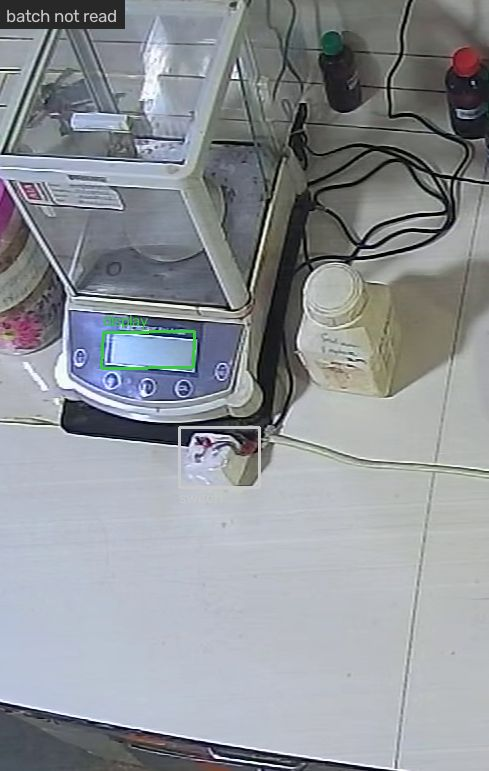
#> input picture data/live/left/live.jpg, 489 x 771 px
$ python select_crop.py ../data/live/left/live.jpg   (older library calls are emulated)
#> lines starting #> are read from the running program, lines starting #| are printed output that depends on the picture; after the words box and inside, x2 and y2 are one past the last pixel; in counts of white or black regions, pixels touching at a corner belong together
#> further down, frame is the input picture: shape (771, 489, 3); mean B, G, R 152.3, 147.5, 143.5
### app/recorder.py
"""Live Balance v2 recorder: each balance's weight (balance.SCALES), read once per switch press.

Started by run.py (live-balance-start.bat); on its own: python app/recorder.py [--window].
Writes every press to that balance's press log (Scale.press_csv, e.g. data/presses.csv)
and a live picture + status to data/live/<balance>/.

Threaded RTSP reader holds only the latest frame (no OpenCV buffer lag) and reconnects
on failure. Every frame is stretched to 1920 wide, camera height kept, like v1.
The switch LED is checked on every frame; the frame it lights up on is the one read.
"""
from __future__ import annotations

import argparse
import csv
import json
import logging
import os
import re
import threading
import time
from collections import deque
from datetime import datetime
from pathlib import Path

import cv2
import numpy as np
from dotenv import load_dotenv

import balance
import batch

ROOT = Path(__file__).resolve().parents[1]  # project folder (this file is in app/)

# Same camera settings as v1 config/config.yaml
TRANSPORT = "tcp"           # tcp is more reliable than udp for most NVRs
RECONNECT_DELAY_SEC = 5.0
TIMEOUT_SEC = 10.0
FRAME_WIDTH = 1920          # camera stream is 960 wide; stretched to 1920 like v1
FRAME_HEIGHT = None         # None keeps the camera's own height
PRESS_FIELDS = ["press_time", "batch", "weight", "unit", "status", "read_time"]
# Live picture + status for the batch page's Live panel, refreshed this often.
LIVE_EVERY_SEC = 1.0
# Display unreadable on the press frame (e.g. a hand in front): keep trying later
# frames this long. Below the 2 s press gap, so presses never overlap.
PRESS_TIMEOUT_SEC = 1.5
# Camera frames kept for the main loop while it is busy (~3 s at 15 fps); beyond that the
# PC is overloaded and the oldest are dropped rather than the loop falling ever further behind.
FRAME_QUEUE = 45

PLACEHOLDER_URL = "rtsp://username:password@192.168.1.100:554/Streaming/Channels/101"

log = logging.getLogger("live_balance_v2")


def mask_url(url: str) -> str:
    """Hide the user:password part of an RTSP URL for logging."""
    return re.sub(r"(://)[^@/]*@", r"\1***@", url)


def normalize_frame(frame: np.ndarray, width: int | None = FRAME_WIDTH,
                    height: int | None = FRAME_HEIGHT) -> np.ndarray:
    """Resize to (width, height) with Lanczos. None keeps that dimension unchanged."""
#> called with width = 1920
    h, w = frame.shape[:2]
#> h = 771; w = 489
    new_w, new_h = width or w, height or h
#> new_w = 1920; new_h = 771
    if (new_w, new_h) == (w, h):
        return frame
    return cv2.resize(frame, (new_w, new_h), interpolation=cv2.INTER_LANCZOS4)
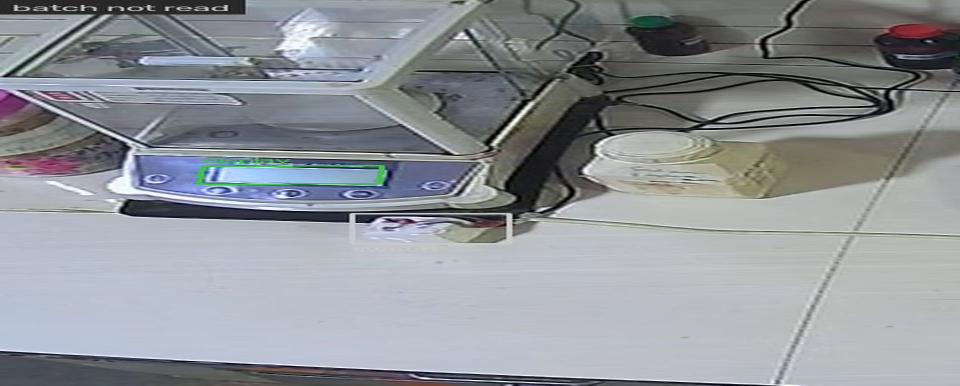
#> returned value: shape (771, 1920, 3) (shown at 1/2 size); mean of channels 0, 1, 2 152.3, 147.5, 143.5; drawn as B, G, R


class RTSPStream:
    # [79 lines left out: functions __init__, start, _open, _run, read, read_new and 1 more, not called in this run]

    def __enter__(self):
        return self.start()

    def __exit__(self, *exc):
        self.stop()


class PressReader:
    """One weight per switch press: read on the frame the LED lights up on, or the
    first readable frame after it within PRESS_TIMEOUT_SEC."""

    # [111 lines left out: functions __init__, update, write_press, upgrade_press_csv, draw_batch, live_view and 1 more, not called in this run]


class LiveWriter(threading.Thread):
    """Writes the live files off the main loop. Seen live (30-10-2026): one Windows rename
    of live.jpg hung for good inside the OS and froze press recording for 50 min. Now a
    hung write only stalls the live view; each balance's newest update replaces any older
    one still waiting, so nothing piles up. run.py restarts a recorder whose live view stalls."""

    # [37 lines left out: functions __init__, submit, run, _write_whole, not called in this run]


class Station:
    """One balance's recorder state: press reader, batch sheet watcher, crop, last press."""

    # [80 lines left out: functions __init__, update, publish, main, not called in this run]


# [2 lines that do not run on import are left out]

### app/balance.py
"""The balances in the camera view (SCALES): switch LED press detection and
seven-segment display reading.

Ported from Live Balance v1 (press/led_watch.py, roi/register.py, ocr/seven_segment.py,
ocr/nearby.py, preprocess/image_ops.py) with v1's left- and centre-balance calibration.
All coordinates are in the 1920-wide normalized frame.
"""
from __future__ import annotations

import json
import logging
import time
from collections import Counter
from dataclasses import dataclass, field
from pathlib import Path

import cv2
import numpy as np

log = logging.getLogger(__name__)
ROOT = Path(__file__).resolve().parents[1]  # project folder (this file is in app/)

UNIT = "g"
MINUS_FRACTION = 0.2    # fullest row of the minus zone at least this inked = negative reading (measured: 0.00 vs >= 0.38)
LED_WINDOW = (80, 60)   # px searched around the LED (tolerates the switch box moving a bit)


@dataclass(frozen=True)
class Scale:
    """One balance: its calibration (in coordinates of its reference frame, the picture
    the display ROI and digit layout were fitted on) and its files. Centre keeps the unsuffixed file names from before
    there was more than one balance."""
    key: str                # in URLs and file names
    name: str
    balance_id: str         # label on the balance, printed on every sheet
    roi: tuple[int, int, int, int]       # display x, y, w, h
    slant: float
    digit_box: tuple[float, float, float, float]  # x0, x1, y0, y1 as fractions of the ROI after deslant
    tilt: float
    led_v1: tuple[int, int]  # push-button LED until calibrated with tools/select_crop.py
    crop_v1: tuple[int, int, int, int]  # live view + batch sheet area (x, y, w, h) until selected
    search: int = 70        # max shift searched for the display, px each way
    digits: int = 6         # digit positions on the display
    decimals: int = 3
    capacity: float = 300   # g; a higher reading must be a misread and is dropped
    minus: tuple[float, float, float, float] | None = None  # minus sign zone (x0, x1, y0, y1 of the ROI)
    suffix: str = ""
    reference: str = "reference.jpg"  # in config/; v1's frame unless refitted on a newer one
    small_sheet: bool = False  # batch number small/far in the camera's view: batch.BatchReader.read
    led: tuple[int, int] = field(init=False)

    def __post_init__(self):
        f = self.led_file
        object.__setattr__(self, "led", tuple(json.loads(f.read_text())["ref"]) if f.exists() else self.led_v1)

    @property
    def reference_frame(self) -> Path: return ROOT / "config" / self.reference
    @property
    def crop_file(self) -> Path: return ROOT / "config" / f"crop{self.suffix}.json"
    @property
    def led_file(self) -> Path: return ROOT / "config" / f"led{self.suffix}.json"
    def load_crop(self) -> tuple[int, int, int, int]:
        """Crop from crop_file (tools/select_crop.py), else crop_v1."""
        if not self.crop_file.exists():
            return self.crop_v1
        c = json.loads(self.crop_file.read_text(encoding="utf-8"))
        return c["x"], c["y"], c["w"], c["h"]

    @property
    def press_csv(self) -> Path: return ROOT / "data" / f"presses{self.suffix}.csv"
    @property
    def deleted_csv(self) -> Path: return ROOT / "data" / f"deleted_presses{self.suffix}.csv"
    @property
    def live_dir(self) -> Path: return ROOT / "data" / "live" / self.key


SCALES = {s.key: s for s in [
    # v1 scale_1. Since v1 the balance sits ~105 px higher and turned 3.5 deg: wider search.
    Scale("left", "Left", "ADR/QC/AB/001", (333, 632, 98, 38), 0.1, (0.14, 0.89, 0.21, 0.83), 0.16,
          (545, 684), (230, 170, 545, 790), search=130, suffix="_left"),
    Scale("centre", "Centre", "ADR/QC/AB/002", (914, 646, 103, 47), 0.16, (0.1, 0.87, 0.13, 0.73), 0.12,
          (955, 734), (820, 190, 380, 600)),
    # 0.0000 .. 199.9999 g. v1's scale_3 calibration no longer fitted (moved ~(-145, -90) px,
    # read 0.0088 for 0.0089), so refitted on 7 frames of 29-10-2026 (0.0089, 0.0000, -0.0003..-0.0005).
    # Re-fitted 31-10-2026 on a new reference after the balance was moved (68 px, 2.2 deg): at the
    # old fit the wide-angle lens made the tens "1" fall outside its cell (14.5121 read 4.5121).
    Scale("right", "Right", "ADR/QC/AB/003", (1289, 673, 120, 48), 0.255, (0.1, 0.965, 0.18, 0.7), 0.075,
          (1267, 793), (1260, 220, 480, 620), digits=7, decimals=4, capacity=200,
          minus=(0.05, 0.12, 0.22, 0.45), suffix="_right", reference="reference_right.jpg", small_sheet=True),
]}
DEFAULT = "centre"

# --- switch LED ------------------------------------------------------------


# [17 lines left out: functions red_pixels, led_centre, not called in this run]


def led_patch(frame: np.ndarray, scale: Scale, warp: np.ndarray | None = None) -> np.ndarray:
    (x, y), (w, h) = led_centre(scale, warp), LED_WINDOW
    return frame[max(0, y - h // 2):y + h // 2, max(0, x - w // 2):x + w // 2]


class PressDetector:
    """Turns a stream of red-pixel counts into press events, with on/off hysteresis."""

    # [15 lines left out: functions __init__, update, not called in this run]

# --- follow a moved balance --------------------------------------------------
# Balances get nudged often (shifted, turned, slid along the bench), while the digit
# layout only fits within ~1 px. So each read, the reference's edge map around the
# display (buttons, logo, panel outline) is found in the frame: coarse rotate+slide,
# then affine ECC; the display is resampled back into reference coordinates.
# v1 measured on frames moved +-50 px / +-5 deg: read 117 / rejected 7 / wrong 0 of 124.

PAD_X, PAD_Y = 60, 40   # face context around the ROI used for matching
ANGLES = np.arange(-6.0, 6.01, 1.0)
MIN_SCORE = 0.4         # below this the match is not trusted (display blocked / gone)
PATCH_PAD = 6           # margin kept around the ROI in the aligned patch
# Each search is centred on the last placement found (balances creep further over days than
# any one search reaches: seen live 147 px). Lost: also around the reference, this far, at
# most every WIDE_EVERY_SEC (it is ~2x slower; a hand over the display must not stall the loop).
WIDE_SEARCH = 250
WIDE_EVERY_SEC = 2.0


# [4 lines left out: function _edges, not called in this run]


def _h(m: np.ndarray) -> np.ndarray:
    return np.vstack([m, [0, 0, 1]]).astype(np.float64)


def _translate(x: float, y: float) -> np.ndarray:
    return np.array([[1, 0, x], [0, 1, y], [0, 0, 1]], np.float64)


class Registrar:
    """Reference edge template of one balance and its last known placement."""

    # [81 lines left out: functions __init__, find, align, describe, _log_move, not called in this run]

# --- seven-segment display ---------------------------------------------------

#            a  b  c  d  e  f  g
SEGMENTS = {
    (1, 1, 1, 1, 1, 1, 0): "0",
    (0, 1, 1, 0, 0, 0, 0): "1",
    (1, 1, 0, 1, 1, 0, 1): "2",
    (1, 1, 1, 1, 0, 0, 1): "3",
    (0, 1, 1, 0, 0, 1, 1): "4",
    (1, 0, 1, 1, 0, 1, 1): "5",
    (1, 0, 1, 1, 1, 1, 1): "6",
    (0, 0, 1, 1, 1, 1, 1): "6",  # 6 without top bar
    (1, 1, 1, 0, 0, 0, 0): "7",
    (1, 1, 1, 0, 0, 1, 0): "7",  # 7 with left post
    (1, 1, 1, 1, 1, 1, 1): "8",
    (1, 1, 1, 1, 0, 1, 1): "9",
    (1, 1, 1, 0, 0, 1, 1): "9",  # 9 without bottom bar
}
# Segment sampling zones as (x0, x1, y0, y1) fractions of the digit cell.
ZONES = {
    "a": (0.35, 0.65, 0.00, 0.25),
    "b": (0.65, 1.00, 0.12, 0.45),
    "c": (0.65, 1.00, 0.55, 0.88),
    "d": (0.35, 0.65, 0.75, 1.00),
    "e": (0.00, 0.35, 0.55, 0.88),
    "f": (0.00, 0.35, 0.12, 0.45),
    "g": (0.35, 0.65, 0.35, 0.65),
}
ON_FRACTION = 0.25     # share of a zone that must be ink for the segment to be on
# A lit horizontal bar fills at least one whole row of its narrow zone; stroke ends,
# blur or the inside of a "0" never do (averaging made 0/8 and 1/7 too close to call).
HORIZONTAL = ("a", "d", "g")
BAR_FRACTION = 0.75    # share of the fullest row in a horizontal zone that must be ink
BLANK_FRACTION = 0.03  # a cell with less ink than this is an unlit leading digit
UPSCALE = 4.0
_THRESHOLDS = np.array([BAR_FRACTION if k in HORIZONTAL else ON_FRACTION for k in ZONES])


# [91 lines left out: functions prepare_display, digit_cells, read_cell, read_at, read_weight, not called in this run]

### tools/select_crop.py
"""Set up one balance's view: its crop (config/crop[_left].json) and switch LED (config/led[_left].json).

Usage:  python tools/select_crop.py left                 # grab a frame from the camera
        python tools/select_crop.py left path/to/img.png # use a saved 1920-wide frame
        (balance: left, centre or right; centre if left out)
Step 1: drag a box around the balance, its switch and the batch sheet;
        ENTER/SPACE saves, C keeps the current crop.
Step 2: click the switch LED; ENTER saves, ESC keeps the current LED.
The LED is saved relative to where the balance was in the reference frame, so it keeps
following the balance when the camera or the bench moves afterwards.
"""
import json
import os
import sys
import time
from pathlib import Path

ROOT = Path(__file__).resolve().parents[1]
sys.path.insert(0, str(ROOT / "app"))

import cv2
import numpy as np
from dotenv import load_dotenv

import balance
from recorder import RTSPStream, normalize_frame

args = sys.argv[1:]
if args and args[0] in balance.SCALES:
    scale = balance.SCALES[args.pop(0)]
elif args and not Path(args[0]).exists():
    sys.exit(f"Unknown balance {args[0]!r}: use one of {', '.join(balance.SCALES)}")
else:
    scale = balance.SCALES[balance.DEFAULT]
print(f"Setting up the {scale.name} balance ({scale.balance_id})")
if args:
    frame = cv2.imread(args[0])
else:
    load_dotenv(ROOT / ".env")
    with RTSPStream(os.getenv("LIVE_BALANCE_RTSP_URL", "")) as stream:
        frame = None
        for _ in range(100):
            frame, _ = stream.read()
            if frame is not None:
                break
            time.sleep(0.2)
if frame is None:
    sys.exit("Could not get a frame.")
# Everything is stored in normalized-frame coordinates, same as the recorder works in.
frame = normalize_frame(frame)

# --- step 1: crop --------------------------------------------------------------
shown = frame.copy()
x, y, w, h = scale.load_crop()
cv2.rectangle(shown, (x, y), (x + w, y + h), (0, 200, 255), 2)  # current crop, orange
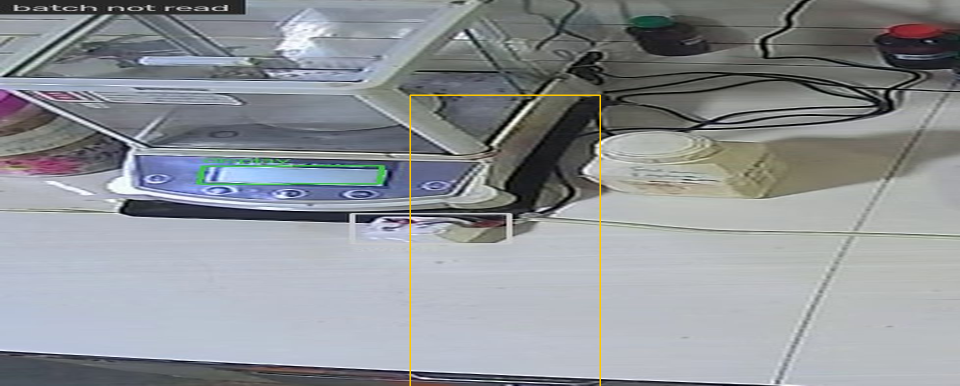
#> shown: shape (771, 1920, 3) (shown at 1/2 size); 0.31% of pixels changed, all inside (x1, y1, x2, y2) = (819, 189, 1202, 771)
shrink = min(1.0, 1280 / frame.shape[1])  # display scaled down, saved at full resolution
#> shrink = 0.667
win = f"1/2 {scale.name} crop: drag a box round balance, switch and sheet - ENTER save, C keep current (orange)"
#> (the run stopped early here; a loop or call above may not have finished)
